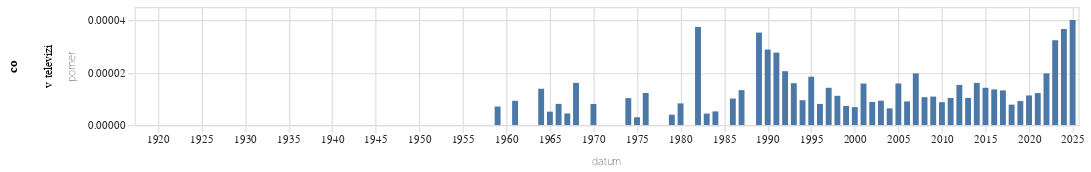

The notebook cell this image was saved under:
### Code cell
graf(vyvoj_vyskytu("(?i)v televizi","v televizi"))

### Figure 1 — Vega-Lite specification as saved in the notebook (floating-point values rounded to 4 significant figures)
{"config": {"title": {"font": "Noticia Text", "fontSize": 11.5, "anchor": "start", "lineHeight": 19, "fontWeight": "bolder", "subtitleFont": "Noticia Text", "subtitleFontSize": 10, "subtitleLineHeight": 15, "subtitlePadding": 10, "dy": -10, "color": "#292829", "subtitleColor": "#292829"}, "axis": {"labelFont": "Asap", "titleFont": "Asap", "fontWeight": "lighter", "titleFontWeight": "lighter", "labelFontSize": 9, "titleFontSize": 9, "labelPadding": 2, "titlePadding": 9, "domainOpacity": 0, "tickColor": "#DCDDD6", "labelColor": "#292829"}, "legend": {"labelFont": "Asap", "labelFontWeight": "normal", "titleFont": "Asap", "titleFontWeight": "normal", "labelFontSize": 9, "titleFontSize": 9, "labelColor": "#292829"}}, "data": {"name": "data-c0de491ec12482747382ac52bb108529"}, "mark": {"type": "bar"}, "encoding": {"row": {"field": "co", "type": "nominal"}, "x": {"field": "datum", "type": "temporal"}, "y": {"field": "pomer", "type": "quantitative"}}, "height": 100, "width": 800, "$schema": "https://vega.github.io/schema/vega-lite/v5.8.0.json", "datasets": {"data-c0de491ec12482747382ac52bb108529": [{"datum": "1918-01-01T00:00:00", "vyskytu": 0, "pocet_slov": 172010, "pomer": 0.0, "co": "v televizi"}, {"datum": "1919-01-01T00:00:00", "vyskytu": 0, "pocet_slov": 1547459, "pomer": 0.0, "co": "v televizi"}, {"datum": "1920-01-01T00:00:00", "vyskytu": 0, "pocet_slov": 1557497, "pomer": 0.0, "co": "v televizi"}, {"datum": "1921-01-01T00:00:00", "vyskytu": 0, "pocet_slov": 1814119, "pomer": 0.0, "co": "v televizi"}, {"datum": "1922-01-01T00:00:00", "vyskytu": 0, "pocet_slov": 1739976, "pomer": 0.0, "co": "v televizi"}, {"datum": "1923-01-01T00:00:00", "vyskytu": 0, "pocet_slov": 1131296, "pomer": 0.0, "co": "v televizi"}, {"datum": "1924-01-01T00:00:00", "vyskytu": 0, "pocet_slov": 1386775, "pomer": 0.0, "co": "v televizi"}, {"datum": "1925-01-01T00:00:00", "vyskytu": 0, "pocet_slov": 989387, "pomer": 0.0, "co": "v televizi"}, {"datum": "1926-01-01T00:00:00", "vyskytu": 0, "pocet_slov": 1629693, "pomer": 0.0, "co": "v televizi"}, {"datum": "1927-01-01T00:00:00", "vyskytu": 0, "pocet_slov": 1725378, "pomer": 0.0, "co": "v televizi"}, {"datum": "1928-01-01T00:00:00", "vyskytu": 0, "pocet_slov": 1786584, "pomer": 0.0, "co": "v televizi"}, {"datum": "1929-01-01T00:00:00", "vyskytu": 0, "pocet_slov": 907519, "pomer": 0.0, "co": "v televizi"}, {"datum": "1930-01-01T00:00:00", "vyskytu": 0, "pocet_slov": 1990549, "pomer": 0.0, "co": "v televizi"}, {"datum": "1931-01-01T00:00:00", "vyskytu": 0, "pocet_slov": 1466185, "pomer": 0.0, "co": "v televizi"}, {"datum": "1932-01-01T00:00:00", "vyskytu": 0, "pocet_slov": 1117587, "pomer": 0.0, "co": "v televizi"}, {"datum": "1933-01-01T00:00:00", "vyskytu": 0, "pocet_slov": 1230441, "pomer": 0.0, "co": "v televizi"}, {"datum": "1934-01-01T00:00:00", "vyskytu": 0, "pocet_slov": 874472, "pomer": 0.0, "co": "v televizi"}, {"datum": "1935-01-01T00:00:00", "vyskytu": 0, "pocet_slov": 712050, "pomer": 0.0, "co": "v televizi"}, {"datum": "1936-01-01T00:00:00", "vyskytu": 0, "pocet_slov": 958205, "pomer": 0.0, "co": "v televizi"}, {"datum": "1937-01-01T00:00:00", "vyskytu": 0, "pocet_slov": 733783, "pomer": 0.0, "co": "v televizi"}, {"datum": "1938-01-01T00:00:00", "vyskytu": 0, "pocet_slov": 383461, "pomer": 0.0, "co": "v televizi"}, {"datum": "1945-01-01T00:00:00", "vyskytu": 0, "pocet_slov": 140144, "pomer": 0.0, "co": "v televizi"}, {"datum": "1946-01-01T00:00:00", "vyskytu": 0, "pocet_slov": 1129068, "pomer": 0.0, "co": "v televizi"}, {"datum": "1947-01-01T00:00:00", "vyskytu": 0, "pocet_slov": 1083098, "pomer": 0.0, "co": "v televizi"}, {"datum": "1948-01-01T00:00:00", "vyskytu": 0, "pocet_slov": 618132, "pomer": 0.0, "co": "v televizi"}, {"datum": "1949-01-01T00:00:00", "vyskytu": 0, "pocet_slov": 357203, "pomer": 0.0, "co": "v televizi"}, {"datum": "1950-01-01T00:00:00", "vyskytu": 0, "pocet_slov": 208781, "pomer": 0.0, "co": "v televizi"}, {"datum": "1951-01-01T00:00:00", "vyskytu": 0, "pocet_slov": 219888, "pomer": 0.0, "co": "v televizi"}, {"datum": "1952-01-01T00:00:00", "vyskytu": 0, "pocet_slov": 189920, "pomer": 0.0, "co": "v televizi"}, {"datum": "1953-01-01T00:00:00", "vyskytu": 0, "pocet_slov": 114518, "pomer": 0.0, "co": "v televizi"}, {"datum": "1954-01-01T00:00:00", "vyskytu": 0, "pocet_slov": 98416, "pomer": 0.0, "co": "v televizi"}, {"datum": "1955-01-01T00:00:00", "vyskytu": 0, "pocet_slov": 78833, "pomer": 0.0, "co": "v televizi"}, {"datum": "1956-01-01T00:00:00", "vyskytu": 0, "pocet_slov": 138430, "pomer": 0.0, "co": "v televizi"}, {"datum": "1957-01-01T00:00:00", "vyskytu": 0, "pocet_slov": 137388, "pomer": 0.0, "co": "v televizi"}, {"datum": "1958-01-01T00:00:00", "vyskytu": 0, "pocet_slov": 142112, "pomer": 0.0, "co": "v televizi"}, {"datum": "1959-01-01T00:00:00", "vyskytu": 1, "pocet_slov": 141333, "pomer": 7.075e-06, "co": "v televizi"}, {"datum": "1960-01-01T00:00:00", "vyskytu": 0, "pocet_slov": 181817, "pomer": 0.0, "co": "v televizi"}, {"datum": "1961-01-01T00:00:00", "vyskytu": 2, "pocet_slov": 216288, "pomer": 9.247e-06, "co": "v televizi"}, {"datum": "1962-01-01T00:00:00", "vyskytu": 0, "pocet_slov": 98793, "pomer": 0.0, "co": "v televizi"}, {"datum": "1963-01-01T00:00:00", "vyskytu": 0, "pocet_slov": 139432, "pomer": 0.0, "co": "v televizi"}, {"datum": "1964-01-01T00:00:00", "vyskytu": 4, "pocet_slov": 288820, "pomer": 1.385e-05, "co": "v televizi"}, {"datum": "1965-01-01T00:00:00", "vyskytu": 1, "pocet_slov": 194814, "pomer": 5.133e-06, "co": "v televizi"}, {"datum": "1966-01-01T00:00:00", "vyskytu": 2, "pocet_slov": 247115, "pomer": 8.093e-06, "co": "v televizi"}, {"datum": "1967-01-01T00:00:00", "vyskytu": 1, "pocet_slov": 225198, "pomer": 4.441e-06, "co": "v televizi"}, {"datum": "1968-01-01T00:00:00", "vyskytu": 9, "pocet_slov": 559905, "pomer": 1.607e-05, "co": "v televizi"}, {"datum": "1969-01-01T00:00:00", "vyskytu": 0, "pocet_slov": 368721, "pomer": 0.0, "co": "v televizi"}, {"datum": "1970-01-01T00:00:00", "vyskytu": 2, "pocet_slov": 248046, "pomer": 8.063e-06, "co": "v televizi"}, {"datum": "1971-01-01T00:00:00", "vyskytu": 0, "pocet_slov": 263102, "pomer": 0.0, "co": "v televizi"}, {"datum": "1972-01-01T00:00:00", "vyskytu": 0, "pocet_slov": 213032, "pomer": 0.0, "co": "v televizi"}, {"datum": "1973-01-01T00:00:00", "vyskytu": 0, "pocet_slov": 280835, "pomer": 0.0, "co": "v televizi"}, {"datum": "1974-01-01T00:00:00", "vyskytu": 3, "pocet_slov": 291980, "pomer": 1.027e-05, "co": "v televizi"}, {"datum": "1975-01-01T00:00:00", "vyskytu": 1, "pocet_slov": 335255, "pomer": 2.983e-06, "co": "v televizi"}, {"datum": "1976-01-01T00:00:00", "vyskytu": 3, "pocet_slov": 244998, "pomer": 1.224e-05, "co": "v televizi"}, {"datum": "1977-01-01T00:00:00", "vyskytu": 0, "pocet_slov": 253702, "pomer": 0.0, "co": "v televizi"}, {"datum": "1978-01-01T00:00:00", "vyskytu": 0, "pocet_slov": 289894, "pomer": 0.0, "co": "v televizi"}, {"datum": "1979-01-01T00:00:00", "vyskytu": 1, "pocet_slov": 252883, "pomer": 3.954e-06, "co": "v televizi"}, {"datum": "1980-01-01T00:00:00", "vyskytu": 2, "pocet_slov": 242065, "pomer": 8.262e-06, "co": "v televizi"}, {"datum": "1981-01-01T00:00:00", "vyskytu": 0, "pocet_slov": 134899, "pomer": 0.0, "co": "v televizi"}, {"datum": "1982-01-01T00:00:00", "vyskytu": 7, "pocet_slov": 186973, "pomer": 3.744e-05, "co": "v televizi"}, {"datum": "1983-01-01T00:00:00", "vyskytu": 1, "pocet_slov": 227768, "pomer": 4.39e-06, "co": "v televizi"}, {"datum": "1984-01-01T00:00:00", "vyskytu": 1, "pocet_slov": 191735, "pomer": 5.216e-06, "co": "v televizi"}, {"datum": "1985-01-01T00:00:00", "vyskytu": 0, "pocet_slov": 165973, "pomer": 0.0, "co": "v televizi"}, {"datum": "1986-01-01T00:00:00", "vyskytu": 1, "pocet_slov": 98877, "pomer": 1.011e-05, "co": "v televizi"}, {"datum": "1987-01-01T00:00:00", "vyskytu": 2, "pocet_slov": 149991, "pomer": 1.333e-05, "co": "v televizi"}, {"datum": "1988-01-01T00:00:00", "vyskytu": 0, "pocet_slov": 167631, "pomer": 0.0, "co": "v televizi"}, {"datum": "1989-01-01T00:00:00", "vyskytu": 9, "pocet_slov": 255151, "pomer": 3.527e-05, "co": "v televizi"}, {"datum": "1990-01-01T00:00:00", "vyskytu": 24, "pocet_slov": 833434, "pomer": 2.88e-05, "co": "v televizi"}, {"datum": "1991-01-01T00:00:00", "vyskytu": 39, "pocet_slov": 1410605, "pomer": 2.765e-05, "co": "v televizi"}, {"datum": "1992-01-01T00:00:00", "vyskytu": 25, "pocet_slov": 1217148, "pomer": 2.054e-05, "co": "v televizi"}, {"datum": "1993-01-01T00:00:00", "vyskytu": 18, "pocet_slov": 1127475, "pomer": 1.596e-05, "co": "v televizi"}, {"datum": "1994-01-01T00:00:00", "vyskytu": 9, "pocet_slov": 948063, "pomer": 9.493e-06, "co": "v televizi"}, {"datum": "1995-01-01T00:00:00", "vyskytu": 21, "pocet_slov": 1138209, "pomer": 1.845e-05, "co": "v televizi"}, {"datum": "1996-01-01T00:00:00", "vyskytu": 10, "pocet_slov": 1240947, "pomer": 8.058e-06, "co": "v televizi"}, {"datum": "1997-01-01T00:00:00", "vyskytu": 31, "pocet_slov": 2179318, "pomer": 1.422e-05, "co": "v televizi"}, {"datum": "1998-01-01T00:00:00", "vyskytu": 17, "pocet_slov": 1522654, "pomer": 1.116e-05, "co": "v televizi"}, {"datum": "1999-01-01T00:00:00", "vyskytu": 18, "pocet_slov": 2465372, "pomer": 7.301e-06, "co": "v televizi"}, {"datum": "2000-01-01T00:00:00", "vyskytu": 17, "pocet_slov": 2483127, "pomer": 6.846e-06, "co": "v televizi"}, {"datum": "2001-01-01T00:00:00", "vyskytu": 39, "pocet_slov": 2462192, "pomer": 1.584e-05, "co": "v televizi"}, {"datum": "2002-01-01T00:00:00", "vyskytu": 17, "pocet_slov": 1931845, "pomer": 8.8e-06, "co": "v televizi"}, {"datum": "2003-01-01T00:00:00", "vyskytu": 24, "pocet_slov": 2578085, "pomer": 9.309e-06, "co": "v televizi"}, {"datum": "2004-01-01T00:00:00", "vyskytu": 15, "pocet_slov": 2351739, "pomer": 6.378e-06, "co": "v televizi"}, {"datum": "2005-01-01T00:00:00", "vyskytu": 41, "pocet_slov": 2582168, "pomer": 1.588e-05, "co": "v televizi"}, {"datum": "2006-01-01T00:00:00", "vyskytu": 14, "pocet_slov": 1552476, "pomer": 9.018e-06, "co": "v televizi"}, {"datum": "2007-01-01T00:00:00", "vyskytu": 36, "pocet_slov": 1826653, "pomer": 1.971e-05, "co": "v televizi"}, {"datum": "2008-01-01T00:00:00", "vyskytu": 19, "pocet_slov": 1786832, "pomer": 1.063e-05, "co": "v televizi"}, {"datum": "2009-01-01T00:00:00", "vyskytu": 23, "pocet_slov": 2116415, "pomer": 1.087e-05, "co": "v televizi"}, {"datum": "2010-01-01T00:00:00", "vyskytu": 15, "pocet_slov": 1718642, "pomer": 8.728e-06, "co": "v televizi"}, {"datum": "2011-01-01T00:00:00", "vyskytu": 26, "pocet_slov": 2512843, "pomer": 1.035e-05, "co": "v televizi"}, {"datum": "2012-01-01T00:00:00", "vyskytu": 33, "pocet_slov": 2154063, "pomer": 1.532e-05, "co": "v televizi"}, {"datum": "2013-01-01T00:00:00", "vyskytu": 13, "pocet_slov": 1253654, "pomer": 1.037e-05, "co": "v televizi"}, {"datum": "2014-01-01T00:00:00", "vyskytu": 45, "pocet_slov": 2797907, "pomer": 1.608e-05, "co": "v televizi"}, {"datum": "2015-01-01T00:00:00", "vyskytu": 41, "pocet_slov": 2883253, "pomer": 1.422e-05, "co": "v televizi"}, {"datum": "2016-01-01T00:00:00", "vyskytu": 42, "pocet_slov": 3088746, "pomer": 1.36e-05, "co": "v televizi"}, {"datum": "2017-01-01T00:00:00", "vyskytu": 33, "pocet_slov": 2494184, "pomer": 1.323e-05, "co": "v televizi"}, {"datum": "2018-01-01T00:00:00", "vyskytu": 23, "pocet_slov": 2950192, "pomer": 7.796e-06, "co": "v televizi"}, {"datum": "2019-01-01T00:00:00", "vyskytu": 31, "pocet_slov": 3385704, "pomer": 9.156e-06, "co": "v televizi"}, {"datum": "2020-01-01T00:00:00", "vyskytu": 41, "pocet_slov": 3628168, "pomer": 1.13e-05, "co": "v televizi"}, {"datum": "2021-01-01T00:00:00", "vyskytu": 37, "pocet_slov": 3028906, "pomer": 1.222e-05, "co": "v televizi"}, {"datum": "2022-01-01T00:00:00", "vyskytu": 82, "pocet_slov": 4156918, "pomer": 1.973e-05, "co": "v televizi"}, {"datum": "2023-01-01T00:00:00", "vyskytu": 147, "pocet_slov": 4543342, "pomer": 3.236e-05, "co": "v televizi"}, {"datum": "2024-01-01T00:00:00", "vyskytu": 164, "pocet_slov": 4476204, "pomer": 3.664e-05, "co": "v televizi"}, {"datum": "2025-01-01T00:00:00", "vyskytu": 91, "pocet_slov": 2270793, "pomer": 4.007e-05, "co": "v televizi"}]}}
